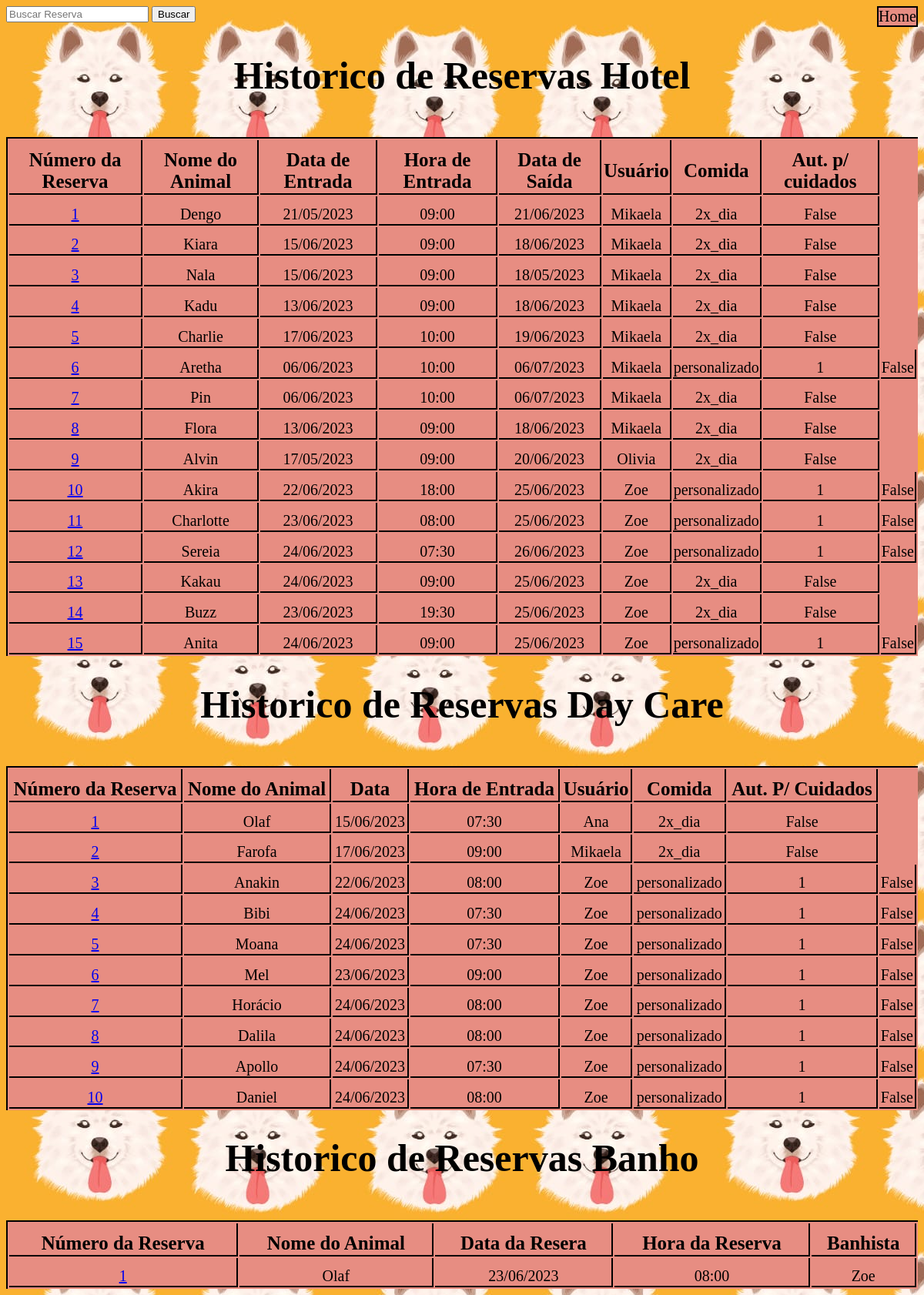
The page /historico_reservas/ (signed in) on the database its author committed.
### hotel/models.py (models this page shows, shortened)
class Reserva(models.Model):
    pet = models.ForeignKey(FichaDog, on_delete=models.CASCADE)
    num_reserva = models.IntegerField(primary_key=True, editable=False)
    data_entrada = models.DateField()
    data_saida = models.DateField()
    hora_entrada = models.TimeField()
    usuario  = models.ForeignKey(User, on_delete=models.CASCADE)
    HORARIO_CHOICES = (('2x_dia', 'Duas vezes por dia'),('3x_dia', 'Três vezes por dia'),('personalizado', 'Horário personalizado'),)
    horario_alimentacao = models.CharField(max_length=20, choices=HORARIO_CHOICES)
    horario_personalizado = models.CharField(max_length=20, blank=True, null=True)
    instrucoes_medicamentos = models.CharField(max_length=100, blank=True, null=True)
    ACEITAR_CHOICES = (('Sim', 'Duas vezes por dia'),('3x_dia', 'Três vezes por dia'),('personalizado', 'Horário personalizado'),)
    autorizacao_para_cuidados_medicos = models.BooleanField(default=False, choices=[(False, 'Não'), (True, 'Sim')])
    servicos_adicionais = models.ForeignKey('hotel.ServicosAdicionais', blank=True,null=True, on_delete=models.CASCADE)
    pago = models.BooleanField(default=False, null=True, choices=[(False, 'Não'), (True, 'Sim')])
    class Meta:
            db_table = 'Reserva_Hotel'

class ReservaDay(models.Model):
    pet = models.ForeignKey(FichaDog, on_delete=models.CASCADE)
    num_reserva = models.IntegerField(primary_key=True, editable=False)
    data = models.DateField()
    hora_entrada = models.TimeField()
    usuario  = models.ForeignKey(User, on_delete=models.CASCADE)
    HORARIO_CHOICES = (('2x_dia', 'Duas vezes por dia'),('3x_dia', 'Três vezes por dia'),('personalizado', 'Horário personalizado'),)
    horario_alimentacao = models.CharField(max_length=20, choices=HORARIO_CHOICES)
    horario_personalizado = models.CharField(max_length=20, blank=True, null=True)
    instrucoes_medicamentos = models.CharField(max_length=100, blank=True, null=True)
    ACEITAR_CHOICES = (('Sim', 'Duas vezes por dia'),('3x_dia', 'Três vezes por dia'),('personalizado', 'Horário personalizado'),)
    autorizacao_para_cuidados_medicos = models.BooleanField(default=False, choices=[(False, 'Não'), (True, 'Sim')])
    servicos_adicionais = models.ForeignKey('hotel.ServicosAdicionais', blank=True,null=True, on_delete=models.CASCADE)
    pacote = models.ForeignKey('hotel.Pacote', on_delete=models.SET_NULL, null=True, blank=True)
    pago = models.BooleanField(default=False, null=True, choices=[(False, 'Não'), (True, 'Sim')])
    class Meta:
            db_table = 'Reserva_Day'

class ReservaBanho(models.Model):
    num_reserva = models.IntegerField(primary_key=True, editable=False)
    data_reserva = models.DateField()
    hora_reserva = models.TimeField()
    banhista = models.ForeignKey(User, on_delete=models.CASCADE)
    cachorro = models.ForeignKey(FichaDog, on_delete=models.CASCADE)
    tipo_banho = models.ForeignKey('hotel.ServicosAdicionais', on_delete=models.CASCADE)
    status_de_pagamento = models.BooleanField(default=False, null=True, choices=[(False, 'Não Pago'), (True, 'Pago')])
    observacoes = models.TextField(max_length=100)

### ficha/models.py (models this page shows, shortened)
class FichaDog(models.Model):
    nome = models.CharField(max_length=100, primary_key=True)
    raca = models.CharField(max_length=100)
    data_de_nascimento =  models.DateField()
    sexo = models.CharField(max_length=1, choices=(('M', 'Macho'), ('F', 'Fêmea')))
    peso = models.DecimalField(max_digits=5, decimal_places=2)
    tipo_alimentacao = models.CharField(max_length=100)
    restricoes_alimentares = models.CharField(max_length=100, blank=True, null=True)
    nome_tutor = models.CharField(max_length=100,blank=True)
    contato_tutor = models.CharField(max_length=100)
    cpf_tutor = models.CharField(max_length=14)
    endereco = models.CharField(max_length=100,blank=True, null=True)
    veterinario = models.CharField(max_length=100,blank=True, null=True)
    observacoes = models.TextField(blank=True, null=True)
    data = models.DateTimeField(auto_now_add=True)
    class Meta:
            db_table = 'Ficha_Dog'

### hotel/views.py (the view)
# urls.py: path('historico_reservas/', views.proc_reserva, name='historico_reserva'),
@login_required(login_url="/auth/login/")
def proc_reserva(request):
    hoje = date.today()  # obtém a data atual
    reservas = Reserva.objects.all()
    reservasday = ReservaDay.objects.all()
    reservasbanho = ReservaBanho.objects.all()
    search = request.GET.get('search')
    if search:
        reservas = reservas.filter(pet__nome__icontains=search)
        reservasday = reservasday.filter(pet__nome__icontains=search)
        reservasbanho = reservasbanho.filter(cachorro__nome__icontains=search)
    context = {
        'reservas': reservas,
        'reservasday':reservasday,
        'reservasbanho':reservasbanho,
    }
    return render(request, 'historico_reserva.html', context)

### hotel/templates/historico_reserva.html (shortened to what this page needs)
<!DOCTYPE html>
<html>
  <head>
    {% load static %}
  </head>
  <body>
    <div class="col-sm-6">
      <form action="." method="GET" classs="form-inline">
        <input type="text" id="search" name="search" class="form-control" placeholder="Buscar Reserva">
        <input type="submit" class="btn btn-primary" value="Buscar">
      </form>
      <a class = "home" href="{% url 'home' %}">Home</a>
    </div>
    <div class="reservas">
    <div class="tabela2">
      <table class="form">
        <h1 style='text-align:center;'>Historico de Reservas Hotel</h1>
          <thead class="legenda">
            <tr class="tr">
              <th>Número da Reserva</th>
              <th>Nome do Animal</th>
              <th>Data de Entrada</th>
              <th>Hora de Entrada</th>
              <th>Data de Saída</th>
              <th>Usuário</th>
              <th>Comida</th>
              <th>Aut. p/ cuidados</th>
            </tr>
          </thead>
          <br>
          <tbody>
            {% for reserva in reservas %}
            <tr>
              <td class='num'><a href="{% url 'mostrar_reserva' num_reserva=reserva.pk %}" class="btn btn-primary">{{ reserva.num_reserva }}</td>
              <td class='nome'>{{ reserva.pet.nome}}</td>
              <td class='data'>{{ reserva.data_entrada |date:"d/m/Y"}}</td>
              <td class='entrada'>{{ reserva.hora_entrada }}</td>
              <td class='entrada'>{{ reserva.data_saida  |date:"d/m/Y"}}</td>
              <td class='entrada'>{{ reserva.usuario }}</td>
              <td class='entrada'>{{ reserva.horario_alimentacao }}</td>
              {% if reserva.horario_personalizado %}
                <td class='entrada'>{{ reserva.horario_personalizado }}</td>
              {% endif %}
              <td class='entrada'>{{ reserva.autorizacao_para_cuidados_medicos }}</td>
            </tr>
            {% endfor %}
          </tbody>
      </table>
    </div>
    <div class="tabela">
      <table class="form2">
        <h1 style='text-align:center;'>Historico de Reservas Day Care</h1>
          <thead class="legenda">
            <tr class="tr">
              <th>Número da Reserva</th>
              <th>Nome do Animal</th>
              <th>Data</th>
              <th>Hora de Entrada</th>
              <th>Usuário</th>
              <th>Comida</th>
              <th>Aut. P/ Cuidados</th>
            </tr>
          </thead>
          <br>
          <tbody>
            {% for reserva in reservasday %}
            <tr>
              <td class='num'><a href="{% url 'mostrar_reservaday' num_reserva=reserva.pk %}" class="btn btn-primary">{{ reserva.num_reserva }}</td>
              <td class='nome'>{{ reserva.pet.nome}}</td>
              <td class='data'>{{ reserva.data |date:"d/m/Y"}}</td>
              <td class='entrada'>{{ reserva.hora_entrada }}</td>
              <td class='entrada'>{{ reserva.usuario }}</td>
              <td class='entrada'>{{ reserva.horario_alimentacao }}</td>
              {% if reserva.horario_personalizado %}
                <td class='entrada'>{{ reserva.horario_personalizado }}</td>
              {% endif %}
                <td class='entrada'>{{ reserva.autorizacao_para_cuidados_medicos }}</td>
            </tr>
            {% endfor %}
          </tbody>
      </table>
    </div>
    <div class="tabela">
      <table class="form2">
        <h1 style='text-align:center;'>Historico de Reservas Banho</h1>
          <thead class="legenda">
            <tr class="tr">
              <th>Número da Reserva</th>
              <th>Nome do Animal</th>
              <th>Data da Resera</th>
              <th>Hora da Reserva</th>
              <th>Banhista</th>
            </tr>
          </thead>
          <br>
          <tbody>
            {% for reserva in reservasbanho %}
            <tr>
              <td class='num'><a href="{% url 'mostrar_reservabanho' num_reserva=reserva.pk %}" class="btn btn-primary">{{ reserva.num_reserva }}</td>
              <td class='nome'>{{ reserva.cachorro.nome }}</td>
              <td class='data'>{{ reserva.data_reserva |date:"d/m/Y"}}</td>
              <td class='entrada'>{{ reserva.hora_reserva }}</td>
              <td class='entrada'>{{ reserva.banhista }}</td>
            {% endfor %}
          </tbody>
      </table>
    </div>
  </div>
  </body>
</html>

### hotel/templates/historico_reserva.html (style rules this page uses)
body { background-image: url('/static/img/fundo.jpeg'); }
.tabela { display: flex; flex-direction: column ; }
.tabela2 { display: flex; flex-direction: column ; }
.form { text-align:center; font-size: 20px; border-top:2px solid black; border-left:2px solid black; background-color: rgb(231, 141, 130); }
.form2 { text-align:center; font-size: 20px; border-top:2px solid black; border-left:2px solid black; background-color: rgb(231, 141, 130); }
.legenda { text-align:center; font-size: 25px; border-top:2px solid black; border-left:2px solid black; background-color: rgb(231, 141, 130); }
h1 { text-align:center; font-size: 50px; }
th, td { padding-top: 1%; text-align: center; border-bottom: 2px solid black; border-right: 2px solid black; }
.col-sm-6 { flex-direction: row; display:flex; justify-content: space-between; }
.home { font-size: 20px; text-decoration: none; color: black; border: 2px solid black; background-color: rgb(231, 141, 130); }

### rows shown on the page
Reserva: num_reserva "1", pet.nome "Dengo", data_entrada "21/05/2023", hora_entrada "09:00", data_saida "21/06/2023", usuario "Mikaela", horario_alimentacao "2x_dia", autorizacao_para_cuidados_medicos "False"
Reserva: num_reserva "2", pet.nome "Kiara", data_entrada "15/06/2023", hora_entrada "09:00", data_saida "18/06/2023", usuario "Mikaela", horario_alimentacao "2x_dia", autorizacao_para_cuidados_medicos "False"
Reserva: num_reserva "3", pet.nome "Nala", data_entrada "15/06/2023", hora_entrada "09:00", data_saida "18/05/2023", usuario "Mikaela", horario_alimentacao "2x_dia", autorizacao_para_cuidados_medicos "False"
Reserva: num_reserva "4", pet.nome "Kadu", data_entrada "13/06/2023", hora_entrada "09:00", data_saida "18/06/2023", usuario "Mikaela", horario_alimentacao "2x_dia", autorizacao_para_cuidados_medicos "False"
Reserva: num_reserva "5", pet.nome "Charlie", data_entrada "17/06/2023", hora_entrada "10:00", data_saida "19/06/2023", usuario "Mikaela", horario_alimentacao "2x_dia", autorizacao_para_cuidados_medicos "False"
Reserva: num_reserva "6", pet.nome "Aretha", data_entrada "06/06/2023", hora_entrada "10:00", data_saida "06/07/2023", usuario "Mikaela", horario_alimentacao "personalizado", horario_personalizado "1", autorizacao_para_cuidados_medicos "False"
Reserva: num_reserva "7", pet.nome "Pin", data_entrada "06/06/2023", hora_entrada "10:00", data_saida "06/07/2023", usuario "Mikaela", horario_alimentacao "2x_dia", autorizacao_para_cuidados_medicos "False"
Reserva: num_reserva "8", pet.nome "Flora", data_entrada "13/06/2023", hora_entrada "09:00", data_saida "18/06/2023", usuario "Mikaela", horario_alimentacao "2x_dia", autorizacao_para_cuidados_medicos "False"
Reserva: num_reserva "9", pet.nome "Alvin", data_entrada "17/05/2023", hora_entrada "09:00", data_saida "20/06/2023", usuario "Olivia", horario_alimentacao "2x_dia", autorizacao_para_cuidados_medicos "False"
Reserva: num_reserva "10", pet.nome "Akira", data_entrada "22/06/2023", hora_entrada "18:00", data_saida "25/06/2023", usuario "Zoe", horario_alimentacao "personalizado", horario_personalizado "1", autorizacao_para_cuidados_medicos "False"
Reserva: num_reserva "11", pet.nome "Charlotte", data_entrada "23/06/2023", hora_entrada "08:00", data_saida "25/06/2023", usuario "Zoe", horario_alimentacao "personalizado", horario_personalizado "1", autorizacao_para_cuidados_medicos "False"
Reserva: num_reserva "12", pet.nome "Sereia", data_entrada "24/06/2023", hora_entrada "07:30", data_saida "26/06/2023", usuario "Zoe", horario_alimentacao "personalizado", horario_personalizado "1", autorizacao_para_cuidados_medicos "False"
Reserva: num_reserva "13", pet.nome "Kakau", data_entrada "24/06/2023", hora_entrada "09:00", data_saida "25/06/2023", usuario "Zoe", horario_alimentacao "2x_dia", autorizacao_para_cuidados_medicos "False"
Reserva: num_reserva "14", pet.nome "Buzz", data_entrada "23/06/2023", hora_entrada "19:30", data_saida "25/06/2023", usuario "Zoe", horario_alimentacao "2x_dia", autorizacao_para_cuidados_medicos "False"
Reserva: num_reserva "15", pet.nome "Anita", data_entrada "24/06/2023", hora_entrada "09:00", data_saida "25/06/2023", usuario "Zoe", horario_alimentacao "personalizado", horario_personalizado "1", autorizacao_para_cuidados_medicos "False"
ReservaDay: num_reserva "1", pet.nome "Olaf", data "15/06/2023", hora_entrada "07:30", usuario "Ana", horario_alimentacao "2x_dia", autorizacao_para_cuidados_medicos "False"
ReservaDay: num_reserva "2", pet.nome "Farofa", data "17/06/2023", hora_entrada "09:00", usuario "Mikaela", horario_alimentacao "2x_dia", autorizacao_para_cuidados_medicos "False"
ReservaDay: num_reserva "3", pet.nome "Anakin", data "22/06/2023", hora_entrada "08:00", usuario "Zoe", horario_alimentacao "personalizado", horario_personalizado "1", autorizacao_para_cuidados_medicos "False"
ReservaDay: num_reserva "4", pet.nome "Bibi", data "24/06/2023", hora_entrada "07:30", usuario "Zoe", horario_alimentacao "personalizado", horario_personalizado "1", autorizacao_para_cuidados_medicos "False"
ReservaDay: num_reserva "5", pet.nome "Moana", data "24/06/2023", hora_entrada "07:30", usuario "Zoe", horario_alimentacao "personalizado", horario_personalizado "1", autorizacao_para_cuidados_medicos "False"
ReservaDay: num_reserva "6", pet.nome "Mel", data "23/06/2023", hora_entrada "09:00", usuario "Zoe", horario_alimentacao "personalizado", horario_personalizado "1", autorizacao_para_cuidados_medicos "False"
ReservaDay: num_reserva "7", pet.nome "Horácio", data "24/06/2023", hora_entrada "08:00", usuario "Zoe", horario_alimentacao "personalizado", horario_personalizado "1", autorizacao_para_cuidados_medicos "False"
ReservaDay: num_reserva "8", pet.nome "Dalila", data "24/06/2023", hora_entrada "08:00", usuario "Zoe", horario_alimentacao "personalizado", horario_personalizado "1", autorizacao_para_cuidados_medicos "False"
ReservaDay: num_reserva "9", pet.nome "Apollo", data "24/06/2023", hora_entrada "07:30", usuario "Zoe", horario_alimentacao "personalizado", horario_personalizado "1", autorizacao_para_cuidados_medicos "False"
ReservaDay: num_reserva "10", pet.nome "Daniel", data "24/06/2023", hora_entrada "08:00", usuario "Zoe", horario_alimentacao "personalizado", horario_personalizado "1", autorizacao_para_cuidados_medicos "False"
ReservaBanho: num_reserva "1", cachorro.nome "Olaf", data_reserva "23/06/2023", hora_reserva "08:00", banhista "Zoe"
